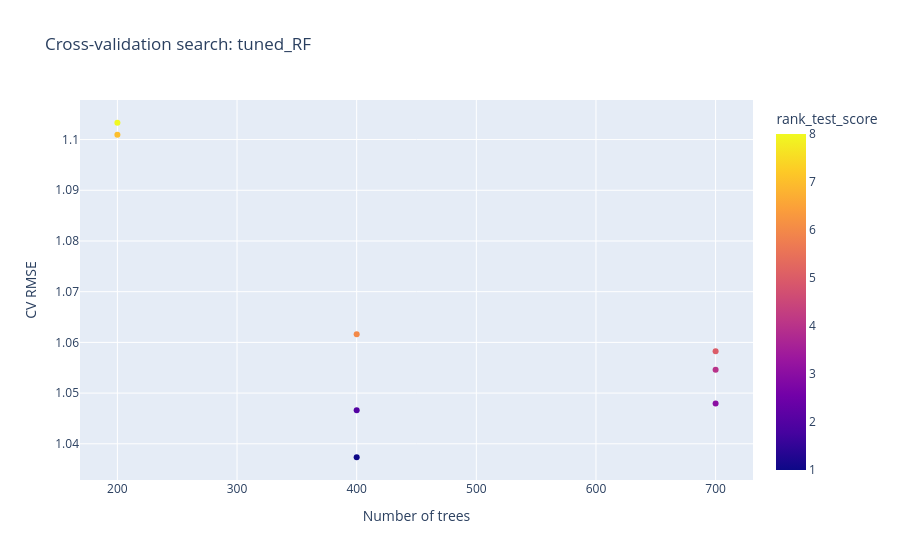
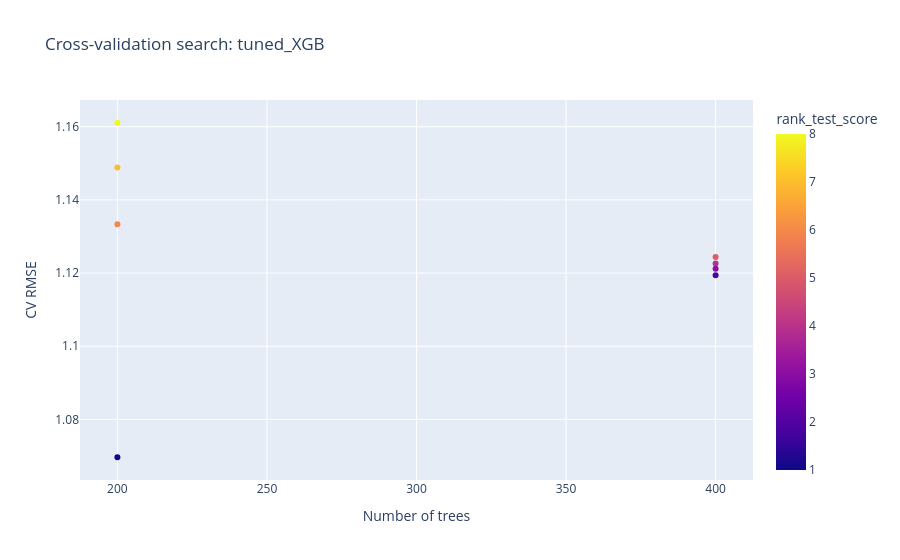

Notebook source saved alongside these figures, in order:
### Code cell
for name, cv_table in tuning_cv_tables.items():
    search_plot = px.scatter(
        cv_table,
        x="param_model__n_estimators",
        y=-cv_table["mean_test_score"],
        color="rank_test_score",
        hover_data=["params", "std_test_score"],
        title=f"Cross-validation search: {name}",
        labels={"y": "CV RMSE", "param_model__n_estimators": "Number of trees"},
    )
    search_plot.show()

### Figure 1 — Plotly figure (JSON) as saved in the notebook; plotly's stock layout.template omitted (floating-point values rounded to 4 significant figures)
{"data": [{"customdata": [[{"model__max_depth": 10, "model__max_features": 1, "model__min_samples_leaf": 2, "model__n_estimators": 700}, 0.1025], [{"model__max_depth": null, "model__max_features": 0.7, "model__min_samples_leaf": 1, "model__n_estimators": 400}, 0.117], [{"model__max_depth": null, "model__max_features": "sqrt", "model__min_samples_leaf": 2, "model__n_estimators": 400}, 0.1072], [{"model__max_depth": 20, "model__max_features": "sqrt", "model__min_samples_leaf": 1, "model__n_estimators": 700}, 0.125], [{"model__max_depth": 10, "model__max_features": "sqrt", "model__min_samples_leaf": 4, "model__n_estimators": 700}, 0.1144], [{"model__max_depth": 10, "model__max_features": 0.7, "model__min_samples_leaf": 2, "model__n_estimators": 400}, 0.1008], [{"model__max_depth": 5, "model__max_features": "sqrt", "model__min_samples_leaf": 2, "model__n_estimators": 200}, 0.09179], [{"model__max_depth": 5, "model__max_features": 1, "model__min_samples_leaf": 1, "model__n_estimators": 200}, 0.09993]], "hovertemplate": "Number of trees=%{x}<br>CV RMSE=%{y}<br>params=%{customdata[0]}<br>std_test_score=%{customdata[1]}<br>rank_test_score=%{marker.color}<extra></extra>", "legendgroup": "", "marker": {"color": [5, 6, 1, 3, 4, 2, 7, 8], "coloraxis": "coloraxis", "symbol": "circle"}, "mode": "markers", "name": "", "orientation": "v", "showlegend": false, "type": "scatter", "x": [700, 400, 400, 700, 700, 400, 200, 200], "xaxis": "x", "y": [1.058, 1.062, 1.037, 1.048, 1.055, 1.047, 1.101, 1.103], "yaxis": "y"}], "layout": {"coloraxis": {"colorbar": {"title": {"text": "rank_test_score"}}, "colorscale": [[0, "#0d0887"], [0.1111, "#46039f"], [0.2222, "#7201a8"], [0.3333, "#9c179e"], [0.4444, "#bd3786"], [0.5556, "#d8576b"], [0.6667, "#ed7953"], [0.7778, "#fb9f3a"], [0.8889, "#fdca26"], [1, "#f0f921"]]}, "legend": {"tracegroupgap": 0}, "title": {"text": "Cross-validation search: tuned_RF"}, "xaxis": {"anchor": "y", "domain": [0, 1], "title": {"text": "Number of trees"}}, "yaxis": {"anchor": "x", "domain": [0, 1], "title": {"text": "CV RMSE"}}}}

### Figure 2 — Plotly figure (JSON) as saved in the notebook; plotly's stock layout.template omitted (floating-point values rounded to 4 significant figures)
{"data": [{"customdata": [[{"model__colsample_bytree": 0.85, "model__learning_rate": 0.1, "model__max_depth": 5, "model__min_child_weight": 3, "model__n_estimators": 200, "model__subsample": 0.7}, 0.1569], [{"model__colsample_bytree": 0.7, "model__learning_rate": 0.05, "model__max_depth": 5, "model__min_child_weight": 3, "model__n_estimators": 400, "model__subsample": 0.85}, 0.1603], [{"model__colsample_bytree": 0.85, "model__learning_rate": 0.02, "model__max_depth": 5, "model__min_child_weight": 1, "model__n_estimators": 400, "model__subsample": 1}, 0.1943], [{"model__colsample_bytree": 0.85, "model__learning_rate": 0.05, "model__max_depth": 3, "model__min_child_weight": 1, "model__n_estimators": 400, "model__subsample": 0.85}, 0.1875], [{"model__colsample_bytree": 1, "model__learning_rate": 0.02, "model__max_depth": 3, "model__min_child_weight": 1, "model__n_estimators": 200, "model__subsample": 1}, 0.1555], [{"model__colsample_bytree": 0.85, "model__learning_rate": 0.02, "model__max_depth": 2, "model__min_child_weight": 6, "model__n_estimators": 400, "model__subsample": 1}, 0.1033], [{"model__colsample_bytree": 0.7, "model__learning_rate": 0.02, "model__max_depth": 5, "model__min_child_weight": 6, "model__n_estimators": 200, "model__subsample": 0.7}, 0.1148], [{"model__colsample_bytree": 0.7, "model__learning_rate": 0.05, "model__max_depth": 2, "model__min_child_weight": 1, "model__n_estimators": 200, "model__subsample": 0.7}, 0.1548]], "hovertemplate": "Number of trees=%{x}<br>CV RMSE=%{y}<br>params=%{customdata[0]}<br>std_test_score=%{customdata[1]}<br>rank_test_score=%{marker.color}<extra></extra>", "legendgroup": "", "marker": {"color": [6, 5, 2, 4, 8, 3, 1, 7], "coloraxis": "coloraxis", "symbol": "circle"}, "mode": "markers", "name": "", "orientation": "v", "showlegend": false, "type": "scatter", "x": [200, 400, 400, 400, 200, 400, 200, 200], "xaxis": "x", "y": [1.133, 1.124, 1.119, 1.123, 1.161, 1.121, 1.07, 1.149], "yaxis": "y"}], "layout": {"coloraxis": {"colorbar": {"title": {"text": "rank_test_score"}}, "colorscale": [[0, "#0d0887"], [0.1111, "#46039f"], [0.2222, "#7201a8"], [0.3333, "#9c179e"], [0.4444, "#bd3786"], [0.5556, "#d8576b"], [0.6667, "#ed7953"], [0.7778, "#fb9f3a"], [0.8889, "#fdca26"], [1, "#f0f921"]]}, "legend": {"tracegroupgap": 0}, "title": {"text": "Cross-validation search: tuned_XGB"}, "xaxis": {"anchor": "y", "domain": [0, 1], "title": {"text": "Number of trees"}}, "yaxis": {"anchor": "x", "domain": [0, 1], "title": {"text": "CV RMSE"}}}}
